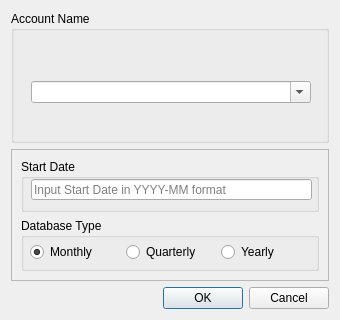
<?xml version="1.0" encoding="UTF-8"?>
<ui version="4.0">
 <class>Dialog</class>
 <widget class="QDialog" name="Dialog">
  <property name="geometry">
   <rect>
    <x>0</x>
    <y>0</y>
    <width>340</width>
    <height>320</height>
   </rect>
  </property>
  <property name="sizePolicy">
   <sizepolicy hsizetype="Fixed" vsizetype="Fixed">
    <horstretch>0</horstretch>
    <verstretch>0</verstretch>
   </sizepolicy>
  </property>
  <property name="windowTitle">
   <string>Get Account Details</string>
  </property>
  <layout class="QGridLayout" name="gridLayout">
   <item row="1" column="0">
    <widget class="QDialogButtonBox" name="buttonBox">
     <property name="orientation">
      <enum>Qt::Horizontal</enum>
     </property>
     <property name="standardButtons">
      <set>QDialogButtonBox::Cancel|QDialogButtonBox::Ok</set>
     </property>
    </widget>
   </item>
   <item row="0" column="0">
    <layout class="QGridLayout" name="gridLayout_3">
     <item row="1" column="0">
      <widget class="QFrame" name="frame_2">
       <property name="frameShape">
        <enum>QFrame::StyledPanel</enum>
       </property>
       <property name="frameShadow">
        <enum>QFrame::Raised</enum>
       </property>
       <layout class="QGridLayout" name="gridLayout_2">
        <item row="0" column="0">
         <widget class="QGroupBox" name="startDateGroup">
          <property name="title">
           <string>Start Date</string>
          </property>
          <widget class="QLineEdit" name="lin_Start_Date">
           <property name="geometry">
            <rect>
             <x>10</x>
             <y>20</y>
             <width>281</width>
             <height>21</height>
            </rect>
           </property>
           <property name="placeholderText">
            <string>Input Start Date in YYYY-MM format</string>
           </property>
          </widget>
         </widget>
        </item>
        <item row="1" column="0">
         <widget class="QGroupBox" name="radioGroup">
          <property name="title">
           <string>Database Type</string>
          </property>
          <widget class="QWidget" name="horizontalLayoutWidget">
           <property name="geometry">
            <rect>
             <x>9</x>
             <y>19</y>
             <width>281</width>
             <height>31</height>
            </rect>
           </property>
           <layout class="QHBoxLayout" name="horizontalLayout">
            <item>
             <widget class="QRadioButton" name="radio_Monthly">
              <property name="toolTip">
               <string>&lt;html&gt;&lt;head/&gt;&lt;body&gt;&lt;p&gt;Dates are in &amp;quot;MM/YYYY&amp;quot; form&lt;/p&gt;&lt;/body&gt;&lt;/html&gt;</string>
              </property>
              <property name="text">
               <string>Monthly</string>
              </property>
              <property name="checked">
               <bool>true</bool>
              </property>
             </widget>
            </item>
            <item>
             <widget class="QRadioButton" name="radio_Quarterly">
              <property name="toolTip">
               <string>&lt;html&gt;&lt;head/&gt;&lt;body&gt;&lt;p&gt;Dates are in &amp;quot;QQ YYYY&amp;quot; form&lt;/p&gt;&lt;/body&gt;&lt;/html&gt;</string>
              </property>
              <property name="text">
               <string>Quarterly</string>
              </property>
             </widget>
            </item>
            <item>
             <widget class="QRadioButton" name="radio_Yearly">
              <property name="toolTip">
               <string>&lt;html&gt;&lt;head/&gt;&lt;body&gt;&lt;p&gt;Dates are in &amp;quot;YYYY&amp;quot; form&lt;/p&gt;&lt;/body&gt;&lt;/html&gt;</string>
              </property>
              <property name="text">
               <string>Yearly</string>
              </property>
             </widget>
            </item>
           </layout>
          </widget>
         </widget>
        </item>
       </layout>
      </widget>
     </item>
     <item row="0" column="0">
      <widget class="QGroupBox" name="accountNameGroup">
       <property name="title">
        <string>Account Name</string>
       </property>
       <widget class="QComboBox" name="combo_Account_Names">
        <property name="geometry">
         <rect>
          <x>20</x>
          <y>70</y>
          <width>280</width>
          <height>22</height>
         </rect>
        </property>
        <property name="editable">
         <bool>true</bool>
        </property>
       </widget>
      </widget>
     </item>
    </layout>
   </item>
  </layout>
 </widget>
 <tabstops>
  <tabstop>combo_Account_Names</tabstop>
  <tabstop>lin_Start_Date</tabstop>
  <tabstop>radio_Monthly</tabstop>
  <tabstop>radio_Quarterly</tabstop>
  <tabstop>radio_Yearly</tabstop>
 </tabstops>
 <resources/>
 <connections>
  <connection>
   <sender>buttonBox</sender>
   <signal>accepted()</signal>
   <receiver>Dialog</receiver>
   <slot>accept()</slot>
   <hints>
    <hint type="sourcelabel">
     <x>257</x>
     <y>230</y>
    </hint>
    <hint type="destinationlabel">
     <x>157</x>
     <y>239</y>
    </hint>
   </hints>
  </connection>
  <connection>
   <sender>buttonBox</sender>
   <signal>rejected()</signal>
   <receiver>Dialog</receiver>
   <slot>reject()</slot>
   <hints>
    <hint type="sourcelabel">
     <x>310</x>
     <y>230</y>
    </hint>
    <hint type="destinationlabel">
     <x>286</x>
     <y>239</y>
    </hint>
   </hints>
  </connection>
 </connections>
</ui>
